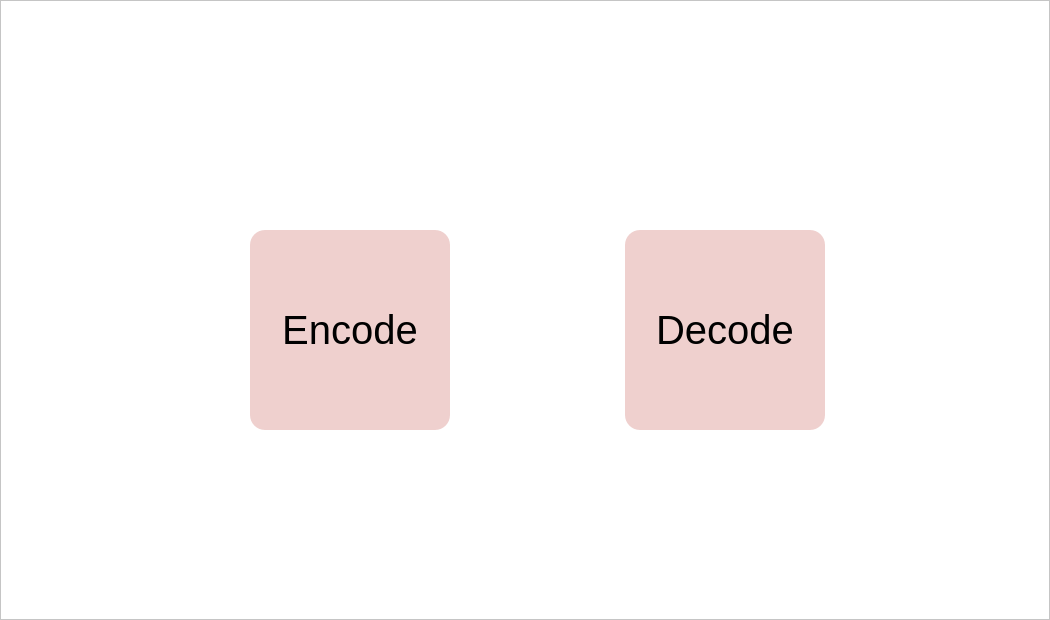
<?xml version="1.0" encoding="UTF-8"?>
<ui version="4.0">
 <class>MainWindow</class>
 <widget class="QMainWindow" name="MainWindow">
  <property name="geometry">
   <rect>
    <x>0</x>
    <y>0</y>
    <width>1050</width>
    <height>620</height>
   </rect>
  </property>
  <property name="minimumSize">
   <size>
    <width>1050</width>
    <height>620</height>
   </size>
  </property>
  <property name="maximumSize">
   <size>
    <width>1050</width>
    <height>620</height>
   </size>
  </property>
  <property name="windowTitle">
   <string>模拟编码解码</string>
  </property>
  <widget class="QWidget" name="centralWidget">
   <widget class="QFrame" name="frame">
    <property name="geometry">
     <rect>
      <x>0</x>
      <y>0</y>
      <width>1050</width>
      <height>620</height>
     </rect>
    </property>
    <property name="styleSheet">
     <string notr="true">*{
	background-color:rgb(255,255,255);
	font-size:40px;
	font-family:STXihei, &quot;华文细黑&quot;, &quot;Microsoft YaHei&quot;, &quot;微软雅黑&quot;;
}
QFrame{
	background-image:url(:/main/img/bg.jpg);
}
QPushButton{
	border-radius:15px;
	background-color:rgb(237,200,198,220);
}
QPushButton:hover{
	background-color:rgb(255,208,204,250);
}

</string>
    </property>
    <property name="frameShape">
     <enum>QFrame::StyledPanel</enum>
    </property>
    <property name="frameShadow">
     <enum>QFrame::Raised</enum>
    </property>
    <widget class="QPushButton" name="btnEncode">
     <property name="geometry">
      <rect>
       <x>250</x>
       <y>230</y>
       <width>200</width>
       <height>200</height>
      </rect>
     </property>
     <property name="text">
      <string>Encode</string>
     </property>
    </widget>
    <widget class="QPushButton" name="btnDecode">
     <property name="geometry">
      <rect>
       <x>625</x>
       <y>230</y>
       <width>200</width>
       <height>200</height>
      </rect>
     </property>
     <property name="text">
      <string>Decode</string>
     </property>
    </widget>
   </widget>
  </widget>
 </widget>
 <layoutdefault spacing="6" margin="11"/>
 <resources/>
 <connections/>
</ui>
